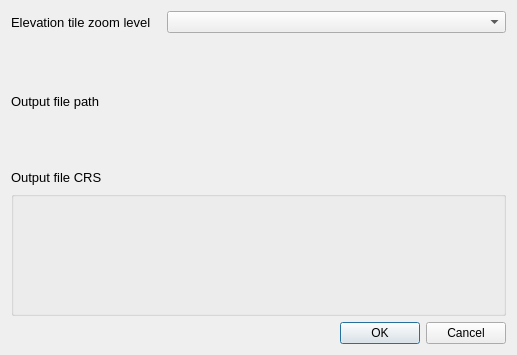
<?xml version="1.0" encoding="UTF-8"?>
<ui version="4.0">
 <class>ElevationTileforJPDialog</class>
 <widget class="QDialog" name="ElevationTileforJPDialog">
  <property name="geometry">
   <rect>
    <x>0</x>
    <y>0</y>
    <width>517</width>
    <height>355</height>
   </rect>
  </property>
  <property name="windowTitle">
   <string>ElevationTile4JP</string>
  </property>
  <layout class="QVBoxLayout" name="verticalLayout">
   <item>
    <layout class="QHBoxLayout" name="horizontalLayout">
     <item>
      <widget class="QLabel" name="label_3">
       <property name="sizePolicy">
        <sizepolicy hsizetype="Fixed" vsizetype="Preferred">
         <horstretch>0</horstretch>
         <verstretch>0</verstretch>
        </sizepolicy>
       </property>
       <property name="minimumSize">
        <size>
         <width>150</width>
         <height>0</height>
        </size>
       </property>
       <property name="font">
        <font>
         <pointsize>10</pointsize>
        </font>
       </property>
       <property name="cursor">
        <cursorShape>ArrowCursor</cursorShape>
       </property>
       <property name="text">
        <string>Elevation tile zoom level</string>
       </property>
      </widget>
     </item>
     <item>
      <widget class="QComboBox" name="comboBox_zoomlevel"/>
     </item>
    </layout>
   </item>
   <item>
    <layout class="QHBoxLayout" name="horizontalLayout_2">
     <item>
      <widget class="QLabel" name="label_1">
       <property name="sizePolicy">
        <sizepolicy hsizetype="Fixed" vsizetype="Preferred">
         <horstretch>0</horstretch>
         <verstretch>0</verstretch>
        </sizepolicy>
       </property>
       <property name="minimumSize">
        <size>
         <width>150</width>
         <height>0</height>
        </size>
       </property>
       <property name="font">
        <font>
         <pointsize>10</pointsize>
        </font>
       </property>
       <property name="text">
        <string>Output file path</string>
       </property>
      </widget>
     </item>
     <item>
      <widget class="QgsFileWidget" name="mQgsFileWidget_output">
       <property name="font">
        <font>
         <pointsize>10</pointsize>
        </font>
       </property>
       <property name="aaa" stdset="0">
        <bool>false</bool>
       </property>
      </widget>
     </item>
    </layout>
   </item>
   <item>
    <layout class="QHBoxLayout" name="horizontalLayout_3">
     <item>
      <widget class="QLabel" name="label_2">
       <property name="sizePolicy">
        <sizepolicy hsizetype="Fixed" vsizetype="Preferred">
         <horstretch>0</horstretch>
         <verstretch>0</verstretch>
        </sizepolicy>
       </property>
       <property name="minimumSize">
        <size>
         <width>150</width>
         <height>0</height>
        </size>
       </property>
       <property name="font">
        <font>
         <pointsize>10</pointsize>
        </font>
       </property>
       <property name="text">
        <string>Output file CRS</string>
       </property>
      </widget>
     </item>
     <item>
      <widget class="QgsProjectionSelectionWidget" name="mQgsProjectionSelectionWidget_output_crs">
       <property name="sizePolicy">
        <sizepolicy hsizetype="Preferred" vsizetype="Fixed">
         <horstretch>0</horstretch>
         <verstretch>0</verstretch>
        </sizepolicy>
       </property>
       <property name="font">
        <font>
         <pointsize>10</pointsize>
        </font>
       </property>
      </widget>
     </item>
    </layout>
   </item>
   <item>
    <widget class="QgsExtentGroupBox" name="mExtentGroupBox">
    </widget>
   </item>
   <item>
    <widget class="QDialogButtonBox" name="button_box">
     <property name="orientation">
      <enum>Qt::Horizontal</enum>
     </property>
     <property name="standardButtons">
      <set>QDialogButtonBox::Cancel|QDialogButtonBox::Ok</set>
     </property>
    </widget>
   </item>
  </layout>
 </widget>
 <customwidgets>
  <customwidget>
   <class>QgsCollapsibleGroupBox</class>
   <extends>QGroupBox</extends>
   <header>qgscollapsiblegroupbox.h</header>
   <container>1</container>
  </customwidget>
  <customwidget>
   <class>QgsExtentGroupBox</class>
   <extends>QgsCollapsibleGroupBox</extends>
   <header>qgsextentgroupbox.h</header>
   <container>1</container>
  </customwidget>
  <customwidget>
   <class>QgsFileWidget</class>
   <extends>QWidget</extends>
   <header>qgsfilewidget.h</header>
  </customwidget>
  <customwidget>
   <class>QgsProjectionSelectionWidget</class>
   <extends>QWidget</extends>
   <header>qgsprojectionselectionwidget.h</header>
  </customwidget>
 </customwidgets>
 <resources/>
 <connections>
  <connection>
   <sender>button_box</sender>
   <signal>accepted()</signal>
   <receiver>ElevationTileforJPDialog</receiver>
   <slot>accept()</slot>
   <hints>
    <hint type="sourcelabel">
     <x>20</x>
     <y>20</y>
    </hint>
    <hint type="destinationlabel">
     <x>20</x>
     <y>20</y>
    </hint>
   </hints>
  </connection>
  <connection>
   <sender>button_box</sender>
   <signal>rejected()</signal>
   <receiver>ElevationTileforJPDialog</receiver>
   <slot>reject()</slot>
   <hints>
    <hint type="sourcelabel">
     <x>20</x>
     <y>20</y>
    </hint>
    <hint type="destinationlabel">
     <x>20</x>
     <y>20</y>
    </hint>
   </hints>
  </connection>
 </connections>
</ui>
